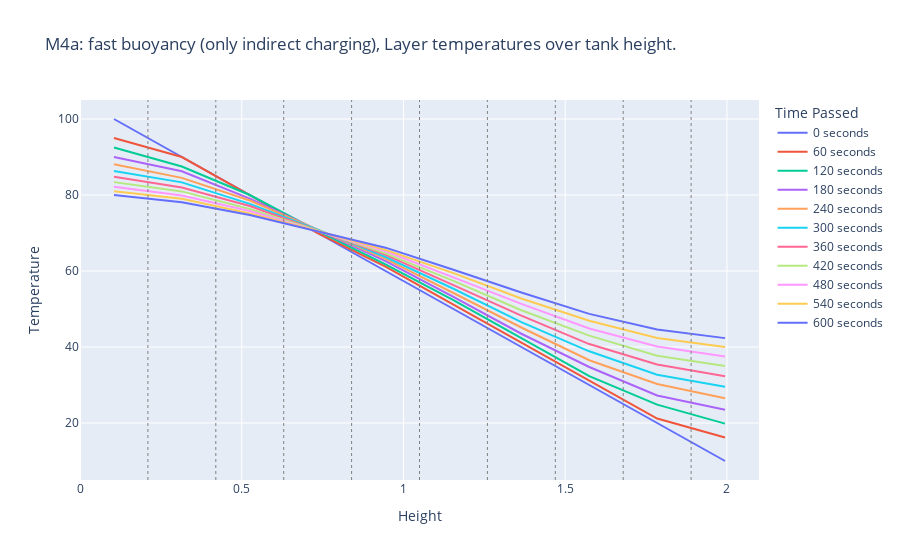
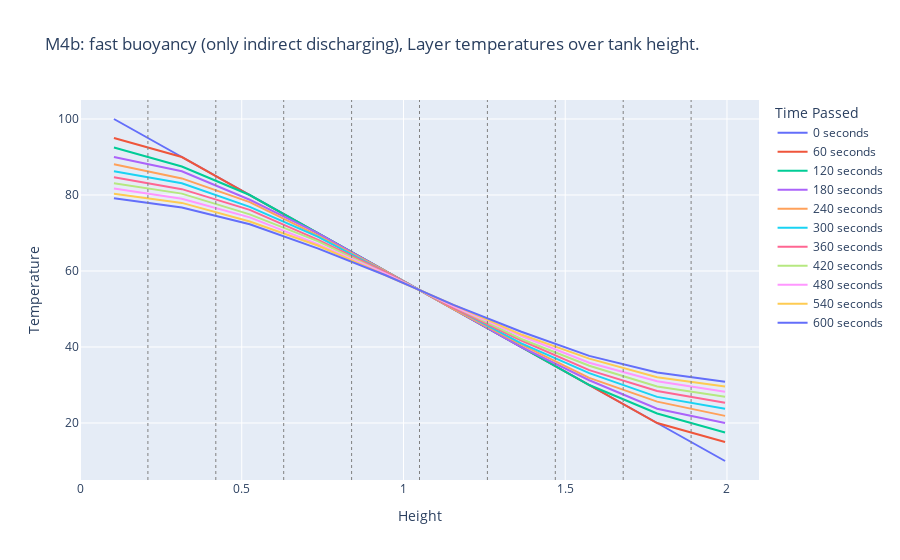
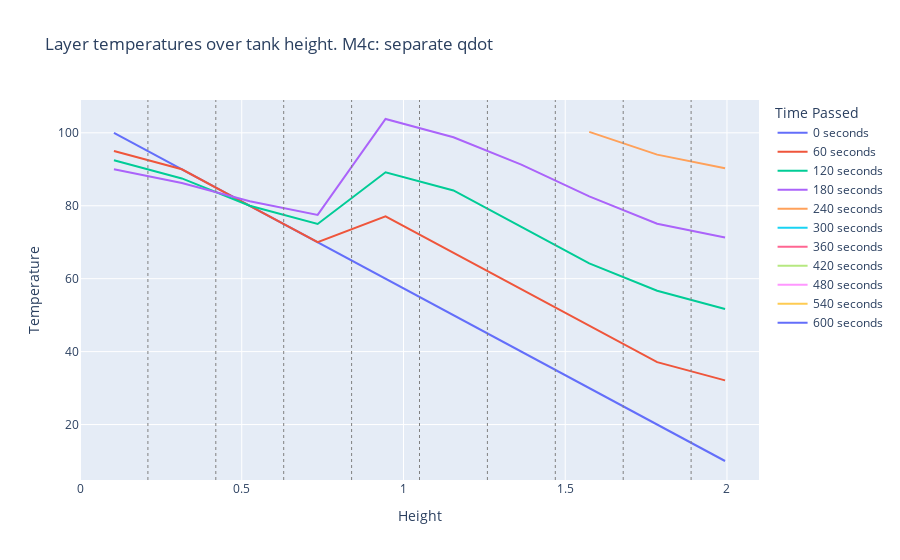
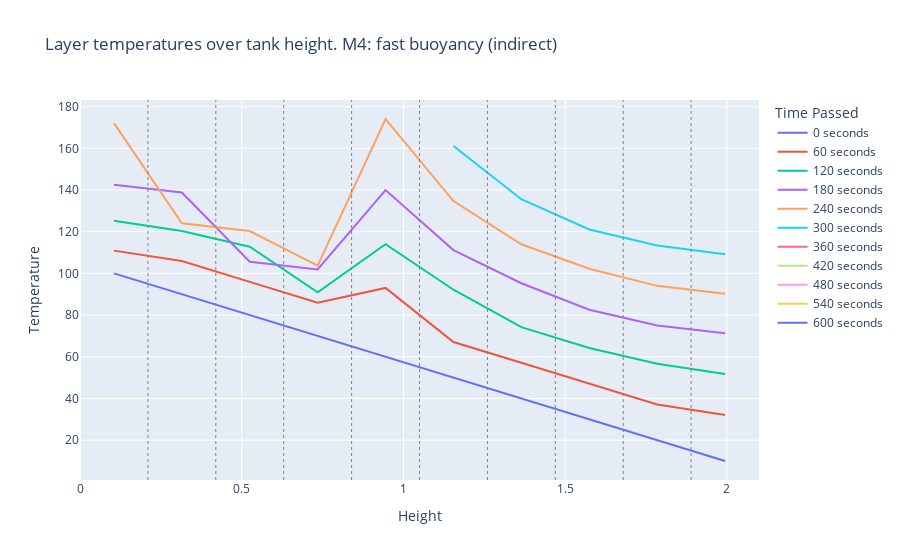

Notebook cell for these charts, in order:
### Code cell
print("beta_i", beta_i)
print("beta_top", beta_top)
print("beta_bottom", beta_bottom)

qloss = 138.75
Uwert = (qloss)/((P_i*z + 2*A_i)*(65-20))
Uwert2 = (qloss)/((P_i*z + A_i)*(65-20))
print("U-wert", Uwert)
print("U-wert2", Uwert2)
print("defined k_i", k_i)
"""
# MODEL 0 - only dif (no inputs)
tank_vector0 = HeatDistributionVector_model0(alpha, z, T_zero, dt)
stability0 = tank_vector0.stability_check()
if (stability0 == 0):
    # Solve for the temperatures
    final_temperature0, results0 = tank_vector0.vector_solve(num_steps)
    # Plot the results
    plot_results_height(results0, tank_vector0.heights, dt, z, dz, "Tank layer temperatures over tank height. M0: only heat diffusion (no input)")
    plot_results_time(results0, dt, "Temperature development of each layer over time. M0: only heat diffusion (no input)")
"""
"""
# MODEL 2 - heat losses (with inputs)
tank_vector2 = HeatDistributionVector_model2(alpha, beta_i, beta_bottom, beta_top, lambda_i, phi_i, z, T_a, T_zero, dt, Qdot, mdot, Tm)
stability2 = tank_vector2.stability_check()
if (stability2 == 0):
    # Solve for the temperatures
    final_temperature2, results2 = tank_vector2.vector_solve(num_steps)
    # Plot the results
    plot_results_height(results2, tank_vector2.heights, dt, z, dz, "M2: heat losses (with input), Layer temperatures over tank height. ")
    #plot_results_time(results2, dt, "Temperature development of each layer over time. M2: heat losses (with input)")


# MODEL 3 - slow buoy (no inputs)
tank_vector3 = HeatDistributionVector_model3(alpha, beta_i, beta_bottom, beta_top, lambda_i, phi_i, z, T_a, T_zero, dt, Qdot, mdot, Tm)
stability3 = tank_vector3.stability_check()
if (stability3 == 0):
    # Solve for the temperatures
    final_temperature3, results3 = tank_vector3.vector_solve(num_steps)
    # Plot the results
    plot_results_height(results3, tank_vector3.heights, dt, z, dz, "M3: slow buoyancy, Layer temperatures over tank height")
    #plot_results_time(results3, dt, "Temperature development of each layer over time. M3: slow buoyancy")
"""

# MODEL 4a - fast buoy (with indirect charging input)
tank_vector4a = HeatDistributionVector_model4a(alpha, beta_i, beta_bottom, beta_top, lambda_i, phi_i, z, T_a, T_zero, dt, Qdot_char, mdot, Tm)
stability4a = tank_vector4a.stability_check()
if (stability4a == 0):
    # Solve for the temperatures
    final_temperature4, results4a = tank_vector4a.vector_solve(num_steps)
    # Plot the results
    plot_results_height(results4a, tank_vector4a.heights, dt, z, dz, "M4a: fast buoyancy (only indirect charging), Layer temperatures over tank height. ")
    #plot_results_time(results4a, dt, "M4a: fast buoyancy (only indirect charging), Temperature development of each layer over time.)")

# MODEL 4b - fast buoy (with indirect discharging input)
tank_vector4b = HeatDistributionVector_model4b(alpha, beta_i, beta_bottom, beta_top, lambda_i, phi_i, z, T_a, T_zero, dt, Qdot_dischar, mdot, Tm)
stability4b = tank_vector4b.stability_check()
if (stability4b == 0):
    # Solve for the temperatures
    final_temperature4b, results4b = tank_vector4b.vector_solve(num_steps)
    # Plot the results
    plot_results_height(results4b, tank_vector4b.heights, dt, z, dz, "M4b: fast buoyancy (only indirect discharging), Layer temperatures over tank height. ")
    #plot_results_time(results4b, dt, "M4b: fast buoyancy (only indirect discharging), Temperature development of each layer over time.)")

# MODEL 4c - fast buoy (qdot separate - with indirect charging and discharging input)
tank_vector4c = HeatDistributionVector_model4c(alpha, beta_i, beta_bottom, beta_top, lambda_i, phi_i, z, T_a, T_zero, dt, Qdot_char, Qdot_dischar, mdot, Tm)
stability4c = tank_vector4c.stability_check()
if (stability4c == 0):
    # Solve for the temperatures
    final_temperature4c, results4c = tank_vector4c.vector_solve(num_steps)
    # Plot the results
    plot_results_height(results4c, tank_vector4c.heights, dt, z, dz, "Layer temperatures over tank height. M4c: separate qdot")
    #plot_results_time(results4c, dt, "M4: fast buoyancy (only indirect charging), Temperature development of each layer over time.)")
    

# MODEL 4 - fast buoy (with indirect charging and discharging input)
tank_vector4 = HeatDistributionVector_model4(alpha, beta_i, beta_bottom, beta_top, lambda_i, phi_i, z, T_a, T_zero, dt, Qdot, mdot, Tm)
stability4 = tank_vector4.stability_check()
if (stability4 == 0):
    # Solve for the temperatures
    final_temperature4, results4 = tank_vector4.vector_solve(num_steps)
    # Plot the results
    plot_results_height(results4, tank_vector4.heights, dt, z, dz, "Layer temperatures over tank height. M4: fast buoyancy (indirect)")
    #plot_results_time(results4, dt, "M4: fast buoyancy (only indirect charging), Temperature development of each layer over time.)")
    
"""
# MODEL 5 - fast buoy (only direct charging)
tank_vector5a = HeatDistributionVector_model5a(alpha, beta_i, beta_bottom, beta_top, lambda_i, phi_i, z, T_a, T_zero, dt, Qdot, mdot_char, Tm_char)
stability5a = tank_vector5a.stability_check()
if (stability5a == 0):
    # Solve for the temperatures
    final_temperature5a, results5a = tank_vector5a.vector_solve(num_steps)
    # Plot the results
    plot_results_height(results5a, tank_vector5a.heights, dt, z, dz, "Layer temperatures over tank height. M5a: fast buoyancy (direct charging)")
    #plot_results_time(results4, dt, "M4: fast buoyancy (only indirect charging), Temperature development of each layer over time.)")
"""

### Figure 1 — Plotly figure (JSON) as saved in the notebook; plotly's stock layout.template omitted (floating-point values rounded to 4 significant figures)
{"data": [{"mode": "lines", "name": "0 seconds", "type": "scatter", "x": [0.105, 0.3149, 0.5248, 0.7347, 0.9446, 1.154, 1.364, 1.574, 1.784, 1.994], "y": [100, 90, 80, 70, 60, 50, 40, 30, 20, 10]}, {"mode": "lines", "name": "60 seconds", "type": "scatter", "x": [0.105, 0.3149, 0.5248, 0.7347, 0.9446, 1.154, 1.364, 1.574, 1.784, 1.994], "y": [94.99, 90.0, 80.0, 70.0, 61.16, 51.16, 41.16, 31.16, 21.16, 16.17]}, {"mode": "lines", "name": "120 seconds", "type": "scatter", "x": [0.105, 0.3149, 0.5248, 0.7347, 0.9446, 1.154, 1.364, 1.574, 1.784, 1.994], "y": [92.49, 87.49, 80.0, 70.58, 61.74, 52.32, 42.33, 32.33, 24.83, 19.83]}, {"mode": "lines", "name": "180 seconds", "type": "scatter", "x": [0.105, 0.3149, 0.5248, 0.7347, 0.9446, 1.154, 1.364, 1.574, 1.784, 1.994], "y": [89.98, 86.24, 79.03, 70.87, 62.61, 53.2, 43.49, 34.74, 27.24, 23.49]}, {"mode": "lines", "name": "240 seconds", "type": "scatter", "x": [0.105, 0.3149, 0.5248, 0.7347, 0.9446, 1.154, 1.364, 1.574, 1.784, 1.994], "y": [88.11, 84.51, 78.55, 70.82, 63.19, 54.21, 45.13, 36.53, 30.28, 26.53]}, {"mode": "lines", "name": "300 seconds", "type": "scatter", "x": [0.105, 0.3149, 0.5248, 0.7347, 0.9446, 1.154, 1.364, 1.574, 1.784, 1.994], "y": [86.3, 83.33, 77.66, 70.87, 63.68, 55.32, 46.53, 38.87, 32.69, 29.57]}, {"mode": "lines", "name": "360 seconds", "type": "scatter", "x": [0.105, 0.3149, 0.5248, 0.7347, 0.9446, 1.154, 1.364, 1.574, 1.784, 1.994], "y": [84.81, 81.98, 77.1, 70.67, 64.26, 56.27, 48.26, 40.78, 35.38, 32.29]}, {"mode": "lines", "name": "420 seconds", "type": "scatter", "x": [0.105, 0.3149, 0.5248, 0.7347, 0.9446, 1.154, 1.364, 1.574, 1.784, 1.994], "y": [83.39, 80.95, 76.32, 70.67, 64.63, 57.42, 49.68, 42.98, 37.7, 35.0]}, {"mode": "lines", "name": "480 seconds", "type": "scatter", "x": [0.105, 0.3149, 0.5248, 0.7347, 0.9446, 1.154, 1.364, 1.574, 1.784, 1.994], "y": [82.16, 79.85, 75.81, 70.47, 65.21, 58.32, 51.36, 44.85, 40.16, 37.51]}, {"mode": "lines", "name": "540 seconds", "type": "scatter", "x": [0.105, 0.3149, 0.5248, 0.7347, 0.9446, 1.154, 1.364, 1.574, 1.784, 1.994], "y": [81.0, 78.98, 75.16, 70.51, 65.56, 59.45, 52.75, 46.92, 42.35, 40.0]}, {"mode": "lines", "name": "600 seconds", "type": "scatter", "x": [0.105, 0.3149, 0.5248, 0.7347, 0.9446, 1.154, 1.364, 1.574, 1.784, 1.994], "y": [79.99, 78.08, 74.74, 70.36, 66.14, 60.31, 54.35, 48.71, 44.62, 42.33]}], "layout": {"legend": {"title": {"text": "Time Passed"}}, "shapes": [{"line": {"color": "grey", "dash": "dot", "width": 1}, "type": "line", "x0": 0.2099, "x1": 0.2099, "xref": "x", "y0": 0, "y1": 1, "yref": "paper"}, {"line": {"color": "grey", "dash": "dot", "width": 1}, "type": "line", "x0": 0.4198, "x1": 0.4198, "xref": "x", "y0": 0, "y1": 1, "yref": "paper"}, {"line": {"color": "grey", "dash": "dot", "width": 1}, "type": "line", "x0": 0.6297, "x1": 0.6297, "xref": "x", "y0": 0, "y1": 1, "yref": "paper"}, {"line": {"color": "grey", "dash": "dot", "width": 1}, "type": "line", "x0": 0.8396, "x1": 0.8396, "xref": "x", "y0": 0, "y1": 1, "yref": "paper"}, {"line": {"color": "grey", "dash": "dot", "width": 1}, "type": "line", "x0": 1.05, "x1": 1.05, "xref": "x", "y0": 0, "y1": 1, "yref": "paper"}, {"line": {"color": "grey", "dash": "dot", "width": 1}, "type": "line", "x0": 1.259, "x1": 1.259, "xref": "x", "y0": 0, "y1": 1, "yref": "paper"}, {"line": {"color": "grey", "dash": "dot", "width": 1}, "type": "line", "x0": 1.469, "x1": 1.469, "xref": "x", "y0": 0, "y1": 1, "yref": "paper"}, {"line": {"color": "grey", "dash": "dot", "width": 1}, "type": "line", "x0": 1.679, "x1": 1.679, "xref": "x", "y0": 0, "y1": 1, "yref": "paper"}, {"line": {"color": "grey", "dash": "dot", "width": 1}, "type": "line", "x0": 1.889, "x1": 1.889, "xref": "x", "y0": 0, "y1": 1, "yref": "paper"}], "title": {"text": "M4a: fast buoyancy (only indirect charging), Layer temperatures over tank height. "}, "xaxis": {"range": [0, 2.099], "title": {"text": "Height"}}, "yaxis": {"title": {"text": "Temperature"}}}}

### Figure 2 — Plotly figure (JSON) as saved in the notebook; plotly's stock layout.template omitted (floating-point values rounded to 4 significant figures)
{"data": [{"mode": "lines", "name": "0 seconds", "type": "scatter", "x": [0.105, 0.3149, 0.5248, 0.7347, 0.9446, 1.154, 1.364, 1.574, 1.784, 1.994], "y": [100, 90, 80, 70, 60, 50, 40, 30, 20, 10]}, {"mode": "lines", "name": "60 seconds", "type": "scatter", "x": [0.105, 0.3149, 0.5248, 0.7347, 0.9446, 1.154, 1.364, 1.574, 1.784, 1.994], "y": [94.99, 90.0, 80.0, 70.0, 60.0, 50.0, 40.0, 30.0, 20, 15.0]}, {"mode": "lines", "name": "120 seconds", "type": "scatter", "x": [0.105, 0.3149, 0.5248, 0.7347, 0.9446, 1.154, 1.364, 1.574, 1.784, 1.994], "y": [92.49, 87.49, 80.0, 70.0, 60.0, 50.0, 40.0, 30.0, 22.5, 17.5]}, {"mode": "lines", "name": "180 seconds", "type": "scatter", "x": [0.105, 0.3149, 0.5248, 0.7347, 0.9446, 1.154, 1.364, 1.574, 1.784, 1.994], "y": [89.98, 86.24, 78.74, 69.99, 60.0, 50.0, 40.0, 31.25, 23.75, 20.0]}, {"mode": "lines", "name": "240 seconds", "type": "scatter", "x": [0.105, 0.3149, 0.5248, 0.7347, 0.9446, 1.154, 1.364, 1.574, 1.784, 1.994], "y": [88.11, 84.36, 78.11, 69.37, 59.99, 50.0, 40.62, 31.87, 25.63, 21.88]}, {"mode": "lines", "name": "300 seconds", "type": "scatter", "x": [0.105, 0.3149, 0.5248, 0.7347, 0.9446, 1.154, 1.364, 1.574, 1.784, 1.994], "y": [86.23, 83.11, 76.86, 69.05, 59.68, 50.31, 40.93, 33.13, 26.88, 23.75]}, {"mode": "lines", "name": "360 seconds", "type": "scatter", "x": [0.105, 0.3149, 0.5248, 0.7347, 0.9446, 1.154, 1.364, 1.574, 1.784, 1.994], "y": [84.66, 81.54, 76.08, 68.27, 59.68, 50.31, 41.72, 33.91, 28.44, 25.32]}, {"mode": "lines", "name": "420 seconds", "type": "scatter", "x": [0.105, 0.3149, 0.5248, 0.7347, 0.9446, 1.154, 1.364, 1.574, 1.784, 1.994], "y": [83.1, 80.37, 74.9, 67.88, 59.29, 50.7, 42.1, 35.08, 29.61, 26.88]}, {"mode": "lines", "name": "480 seconds", "type": "scatter", "x": [0.105, 0.3149, 0.5248, 0.7347, 0.9446, 1.154, 1.364, 1.574, 1.784, 1.994], "y": [81.73, 79.0, 74.12, 67.09, 59.28, 50.69, 42.89, 35.86, 30.98, 28.24]}, {"mode": "lines", "name": "540 seconds", "type": "scatter", "x": [0.105, 0.3149, 0.5248, 0.7347, 0.9446, 1.154, 1.364, 1.574, 1.784, 1.994], "y": [80.36, 77.92, 73.04, 66.7, 58.89, 51.08, 43.28, 36.93, 32.05, 29.61]}, {"mode": "lines", "name": "600 seconds", "type": "scatter", "x": [0.105, 0.3149, 0.5248, 0.7347, 0.9446, 1.154, 1.364, 1.574, 1.784, 1.994], "y": [79.13, 76.7, 72.31, 65.96, 58.89, 51.08, 44.01, 37.66, 33.27, 30.83]}], "layout": {"legend": {"title": {"text": "Time Passed"}}, "shapes": [{"line": {"color": "grey", "dash": "dot", "width": 1}, "type": "line", "x0": 0.2099, "x1": 0.2099, "xref": "x", "y0": 0, "y1": 1, "yref": "paper"}, {"line": {"color": "grey", "dash": "dot", "width": 1}, "type": "line", "x0": 0.4198, "x1": 0.4198, "xref": "x", "y0": 0, "y1": 1, "yref": "paper"}, {"line": {"color": "grey", "dash": "dot", "width": 1}, "type": "line", "x0": 0.6297, "x1": 0.6297, "xref": "x", "y0": 0, "y1": 1, "yref": "paper"}, {"line": {"color": "grey", "dash": "dot", "width": 1}, "type": "line", "x0": 0.8396, "x1": 0.8396, "xref": "x", "y0": 0, "y1": 1, "yref": "paper"}, {"line": {"color": "grey", "dash": "dot", "width": 1}, "type": "line", "x0": 1.05, "x1": 1.05, "xref": "x", "y0": 0, "y1": 1, "yref": "paper"}, {"line": {"color": "grey", "dash": "dot", "width": 1}, "type": "line", "x0": 1.259, "x1": 1.259, "xref": "x", "y0": 0, "y1": 1, "yref": "paper"}, {"line": {"color": "grey", "dash": "dot", "width": 1}, "type": "line", "x0": 1.469, "x1": 1.469, "xref": "x", "y0": 0, "y1": 1, "yref": "paper"}, {"line": {"color": "grey", "dash": "dot", "width": 1}, "type": "line", "x0": 1.679, "x1": 1.679, "xref": "x", "y0": 0, "y1": 1, "yref": "paper"}, {"line": {"color": "grey", "dash": "dot", "width": 1}, "type": "line", "x0": 1.889, "x1": 1.889, "xref": "x", "y0": 0, "y1": 1, "yref": "paper"}], "title": {"text": "M4b: fast buoyancy (only indirect discharging), Layer temperatures over tank height. "}, "xaxis": {"range": [0, 2.099], "title": {"text": "Height"}}, "yaxis": {"title": {"text": "Temperature"}}}}

### Figure 3 — Plotly figure (JSON) as saved in the notebook; plotly's stock layout.template omitted (floating-point values rounded to 4 significant figures)
{"data": [{"mode": "lines", "name": "0 seconds", "type": "scatter", "x": [0.105, 0.3149, 0.5248, 0.7347, 0.9446, 1.154, 1.364, 1.574, 1.784, 1.994], "y": [100, 90, 80, 70, 60, 50, 40, 30, 20, 10]}, {"mode": "lines", "name": "60 seconds", "type": "scatter", "x": [0.105, 0.3149, 0.5248, 0.7347, 0.9446, 1.154, 1.364, 1.574, 1.784, 1.994], "y": [94.99, 90.0, 80.0, 70.0, 77.1, 67.1, 57.1, 47.1, 37.1, 32.1]}, {"mode": "lines", "name": "120 seconds", "type": "scatter", "x": [0.105, 0.3149, 0.5248, 0.7347, 0.9446, 1.154, 1.364, 1.574, 1.784, 1.994], "y": [92.49, 87.49, 80.0, 75.0, 89.19, 84.2, 74.2, 64.2, 56.7, 51.7]}, {"mode": "lines", "name": "180 seconds", "type": "scatter", "x": [0.105, 0.3149, 0.5248, 0.7347, 0.9446, 1.154, 1.364, 1.574, 1.784, 1.994], "y": [89.98, 86.24, 81.24, 77.5, 103.8, 98.79, 91.3, 82.55, 75.05, 71.3]}, {"mode": "lines", "name": "240 seconds", "type": "scatter", "x": [0.105, 0.3149, 0.5248, 0.7347, 0.9446, 1.154, 1.364, 1.574, 1.784, 1.994], "y": [null, null, null, null, null, null, null, 100.3, 94.02, 90.27]}, {"mode": "lines", "name": "300 seconds", "type": "scatter", "x": [0.105, 0.3149, 0.5248, 0.7347, 0.9446, 1.154, 1.364, 1.574, 1.784, 1.994], "y": [null, null, null, null, null, null, null, null, null, null]}, {"mode": "lines", "name": "360 seconds", "type": "scatter", "x": [0.105, 0.3149, 0.5248, 0.7347, 0.9446, 1.154, 1.364, 1.574, 1.784, 1.994], "y": [null, null, null, null, null, null, null, null, null, null]}, {"mode": "lines", "name": "420 seconds", "type": "scatter", "x": [0.105, 0.3149, 0.5248, 0.7347, 0.9446, 1.154, 1.364, 1.574, 1.784, 1.994], "y": [null, null, null, null, null, null, null, null, null, null]}, {"mode": "lines", "name": "480 seconds", "type": "scatter", "x": [0.105, 0.3149, 0.5248, 0.7347, 0.9446, 1.154, 1.364, 1.574, 1.784, 1.994], "y": [null, null, null, null, null, null, null, null, null, null]}, {"mode": "lines", "name": "540 seconds", "type": "scatter", "x": [0.105, 0.3149, 0.5248, 0.7347, 0.9446, 1.154, 1.364, 1.574, 1.784, 1.994], "y": [null, null, null, null, null, null, null, null, null, null]}, {"mode": "lines", "name": "600 seconds", "type": "scatter", "x": [0.105, 0.3149, 0.5248, 0.7347, 0.9446, 1.154, 1.364, 1.574, 1.784, 1.994], "y": [null, null, null, null, null, null, null, null, null, null]}], "layout": {"legend": {"title": {"text": "Time Passed"}}, "shapes": [{"line": {"color": "grey", "dash": "dot", "width": 1}, "type": "line", "x0": 0.2099, "x1": 0.2099, "xref": "x", "y0": 0, "y1": 1, "yref": "paper"}, {"line": {"color": "grey", "dash": "dot", "width": 1}, "type": "line", "x0": 0.4198, "x1": 0.4198, "xref": "x", "y0": 0, "y1": 1, "yref": "paper"}, {"line": {"color": "grey", "dash": "dot", "width": 1}, "type": "line", "x0": 0.6297, "x1": 0.6297, "xref": "x", "y0": 0, "y1": 1, "yref": "paper"}, {"line": {"color": "grey", "dash": "dot", "width": 1}, "type": "line", "x0": 0.8396, "x1": 0.8396, "xref": "x", "y0": 0, "y1": 1, "yref": "paper"}, {"line": {"color": "grey", "dash": "dot", "width": 1}, "type": "line", "x0": 1.05, "x1": 1.05, "xref": "x", "y0": 0, "y1": 1, "yref": "paper"}, {"line": {"color": "grey", "dash": "dot", "width": 1}, "type": "line", "x0": 1.259, "x1": 1.259, "xref": "x", "y0": 0, "y1": 1, "yref": "paper"}, {"line": {"color": "grey", "dash": "dot", "width": 1}, "type": "line", "x0": 1.469, "x1": 1.469, "xref": "x", "y0": 0, "y1": 1, "yref": "paper"}, {"line": {"color": "grey", "dash": "dot", "width": 1}, "type": "line", "x0": 1.679, "x1": 1.679, "xref": "x", "y0": 0, "y1": 1, "yref": "paper"}, {"line": {"color": "grey", "dash": "dot", "width": 1}, "type": "line", "x0": 1.889, "x1": 1.889, "xref": "x", "y0": 0, "y1": 1, "yref": "paper"}], "title": {"text": "Layer temperatures over tank height. M4c: separate qdot"}, "xaxis": {"range": [0, 2.099], "title": {"text": "Height"}}, "yaxis": {"title": {"text": "Temperature"}}}}

### Figure 4 — Plotly figure (JSON) as saved in the notebook; plotly's stock layout.template omitted (floating-point values rounded to 4 significant figures)
{"data": [{"mode": "lines", "name": "0 seconds", "type": "scatter", "x": [0.105, 0.3149, 0.5248, 0.7347, 0.9446, 1.154, 1.364, 1.574, 1.784, 1.994], "y": [100, 90, 80, 70, 60, 50, 40, 30, 20, 10]}, {"mode": "lines", "name": "60 seconds", "type": "scatter", "x": [0.105, 0.3149, 0.5248, 0.7347, 0.9446, 1.154, 1.364, 1.574, 1.784, 1.994], "y": [110.9, 105.9, 95.93, 85.94, 93.04, 67.1, 57.1, 47.1, 37.1, 32.1]}, {"mode": "lines", "name": "120 seconds", "type": "scatter", "x": [0.105, 0.3149, 0.5248, 0.7347, 0.9446, 1.154, 1.364, 1.574, 1.784, 1.994], "y": [125.3, 120.3, 112.8, 90.94, 114.0, 92.17, 74.2, 64.2, 56.7, 51.7]}, {"mode": "lines", "name": "180 seconds", "type": "scatter", "x": [0.105, 0.3149, 0.5248, 0.7347, 0.9446, 1.154, 1.364, 1.574, 1.784, 1.994], "y": [142.6, 138.8, 105.6, 101.9, 140.0, 111.2, 95.28, 82.55, 75.05, 71.3]}, {"mode": "lines", "name": "240 seconds", "type": "scatter", "x": [0.105, 0.3149, 0.5248, 0.7347, 0.9446, 1.154, 1.364, 1.574, 1.784, 1.994], "y": [172.1, 124.1, 120.3, 103.7, 174.1, 134.7, 114.0, 102.3, 94.02, 90.27]}, {"mode": "lines", "name": "300 seconds", "type": "scatter", "x": [0.105, 0.3149, 0.5248, 0.7347, 0.9446, 1.154, 1.364, 1.574, 1.784, 1.994], "y": [null, null, null, null, null, 161.1, 135.6, 121.1, 113.4, 109.2]}, {"mode": "lines", "name": "360 seconds", "type": "scatter", "x": [0.105, 0.3149, 0.5248, 0.7347, 0.9446, 1.154, 1.364, 1.574, 1.784, 1.994], "y": [null, null, null, null, null, null, null, null, null, null]}, {"mode": "lines", "name": "420 seconds", "type": "scatter", "x": [0.105, 0.3149, 0.5248, 0.7347, 0.9446, 1.154, 1.364, 1.574, 1.784, 1.994], "y": [null, null, null, null, null, null, null, null, null, null]}, {"mode": "lines", "name": "480 seconds", "type": "scatter", "x": [0.105, 0.3149, 0.5248, 0.7347, 0.9446, 1.154, 1.364, 1.574, 1.784, 1.994], "y": [null, null, null, null, null, null, null, null, null, null]}, {"mode": "lines", "name": "540 seconds", "type": "scatter", "x": [0.105, 0.3149, 0.5248, 0.7347, 0.9446, 1.154, 1.364, 1.574, 1.784, 1.994], "y": [null, null, null, null, null, null, null, null, null, null]}, {"mode": "lines", "name": "600 seconds", "type": "scatter", "x": [0.105, 0.3149, 0.5248, 0.7347, 0.9446, 1.154, 1.364, 1.574, 1.784, 1.994], "y": [null, null, null, null, null, null, null, null, null, null]}], "layout": {"legend": {"title": {"text": "Time Passed"}}, "shapes": [{"line": {"color": "grey", "dash": "dot", "width": 1}, "type": "line", "x0": 0.2099, "x1": 0.2099, "xref": "x", "y0": 0, "y1": 1, "yref": "paper"}, {"line": {"color": "grey", "dash": "dot", "width": 1}, "type": "line", "x0": 0.4198, "x1": 0.4198, "xref": "x", "y0": 0, "y1": 1, "yref": "paper"}, {"line": {"color": "grey", "dash": "dot", "width": 1}, "type": "line", "x0": 0.6297, "x1": 0.6297, "xref": "x", "y0": 0, "y1": 1, "yref": "paper"}, {"line": {"color": "grey", "dash": "dot", "width": 1}, "type": "line", "x0": 0.8396, "x1": 0.8396, "xref": "x", "y0": 0, "y1": 1, "yref": "paper"}, {"line": {"color": "grey", "dash": "dot", "width": 1}, "type": "line", "x0": 1.05, "x1": 1.05, "xref": "x", "y0": 0, "y1": 1, "yref": "paper"}, {"line": {"color": "grey", "dash": "dot", "width": 1}, "type": "line", "x0": 1.259, "x1": 1.259, "xref": "x", "y0": 0, "y1": 1, "yref": "paper"}, {"line": {"color": "grey", "dash": "dot", "width": 1}, "type": "line", "x0": 1.469, "x1": 1.469, "xref": "x", "y0": 0, "y1": 1, "yref": "paper"}, {"line": {"color": "grey", "dash": "dot", "width": 1}, "type": "line", "x0": 1.679, "x1": 1.679, "xref": "x", "y0": 0, "y1": 1, "yref": "paper"}, {"line": {"color": "grey", "dash": "dot", "width": 1}, "type": "line", "x0": 1.889, "x1": 1.889, "xref": "x", "y0": 0, "y1": 1, "yref": "paper"}], "title": {"text": "Layer temperatures over tank height. M4: fast buoyancy (indirect)"}, "xaxis": {"range": [0, 2.099], "title": {"text": "Height"}}, "yaxis": {"title": {"text": "Temperature"}}}}
